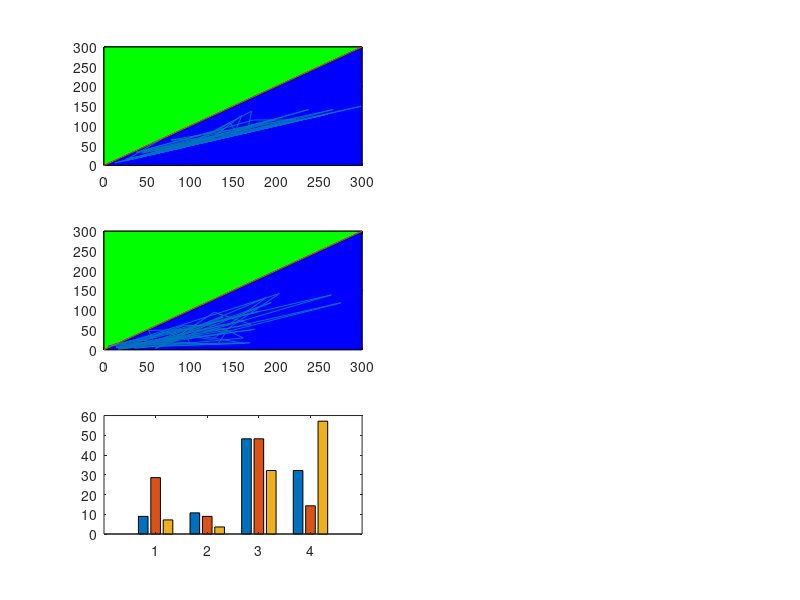

MATLAB code to generate this figure: (Note: this script raises an error after producing the figure.)

clear
clc

load param_ThrePert_SA0SB0_50pc_OR.mat
load param_SameSA0SB0_OR.mat

unp=tri_types(nrr,:);
ind=tri_type_SA0ltSB0;
dir=tri_type_SB0ltSA0;

nr=length(tri_type_SB0ltSA0);

for ii=1:nr

    if tri_type_SA0ltSB0(ii)==1 
        M_state_SA0ltSB0(ii,1)=SNB_SA0ltSB0(ii,3)-SNB_SA0ltSB0(ii,4);
        H_state_SA0ltSB0(ii,1)=SNB_SA0ltSB0(ii,3)-SNB_SA0ltSB0(ii,2);
        Tri_Reg_SA0ltSB0(ii,1)=SNB_SA0ltSB0(ii,1)-SNB_SA0ltSB0(ii,4);
    elseif tri_type_SA0ltSB0(ii)==3
        M_state_SA0ltSB0(ii,1)=SNB_SA0ltSB0(ii,3)-SNB_SA0ltSB0(ii,4);
        H_state_SA0ltSB0(ii,1)=SNB_SA0ltSB0(ii,3)-SNB_SA0ltSB0(ii,2);
        Tri_Reg_SA0ltSB0(ii,1)=SNB_SA0ltSB0(ii,1)-SNB_SA0ltSB0(ii,2);
    elseif tri_type_SA0ltSB0(ii)==2 
        M_state_SA0ltSB0(ii,1)=SNB_SA0ltSB0(ii,1)-SNB_SA0ltSB0(ii,4);
        H_state_SA0ltSB0(ii,1)=SNB_SA0ltSB0(ii,3)-SNB_SA0ltSB0(ii,2);
        Tri_Reg_SA0ltSB0(ii,1)=SNB_SA0ltSB0(ii,3)-SNB_SA0ltSB0(ii,4);
    elseif tri_type_SA0ltSB0(ii)==4 
        M_state_SA0ltSB0(ii,1)=SNB_SA0ltSB0(ii,1)-SNB_SA0ltSB0(ii,4);
        H_state_SA0ltSB0(ii,1)=SNB_SA0ltSB0(ii,3)-SNB_SA0ltSB0(ii,2);
        Tri_Reg_SA0ltSB0(ii,1)=SNB_SA0ltSB0(ii,3)-SNB_SA0ltSB0(ii,2);
    end


    if tri_type_SB0ltSA0(ii)==1 
        M_state_SB0ltSA0(ii,1)=SNB_SB0ltSA0(ii,3)-SNB_SB0ltSA0(ii,4);
        H_state_SB0ltSA0(ii,1)=SNB_SB0ltSA0(ii,3)-SNB_SB0ltSA0(ii,2);
        Tri_Reg_SB0ltSA0(ii,1)=SNB_SB0ltSA0(ii,1)-SNB_SB0ltSA0(ii,4);
    elseif tri_type_SB0ltSA0(ii)==3
        M_state_SB0ltSA0(ii,1)=SNB_SB0ltSA0(ii,3)-SNB_SB0ltSA0(ii,4);
        H_state_SB0ltSA0(ii,1)=SNB_SB0ltSA0(ii,3)-SNB_SB0ltSA0(ii,2);
        Tri_Reg_SB0ltSA0(ii,1)=SNB_SB0ltSA0(ii,1)-SNB_SB0ltSA0(ii,2);
    elseif tri_type_SB0ltSA0(ii)==2
        M_state_SB0ltSA0(ii,1)=SNB_SB0ltSA0(ii,1)-SNB_SB0ltSA0(ii,4);
        H_state_SB0ltSA0(ii,1)=SNB_SB0ltSA0(ii,3)-SNB_SB0ltSA0(ii,2);
        Tri_Reg_SB0ltSA0(ii,1)=SNB_SB0ltSA0(ii,3)-SNB_SB0ltSA0(ii,4);
    elseif tri_type_SB0ltSA0(ii)==4
        M_state_SB0ltSA0(ii,1)=SNB_SB0ltSA0(ii,1)-SNB_SB0ltSA0(ii,4);
        H_state_SB0ltSA0(ii,1)=SNB_SB0ltSA0(ii,3)-SNB_SB0ltSA0(ii,2);
        Tri_Reg_SB0ltSA0(ii,1)=SNB_SB0ltSA0(ii,3)-SNB_SB0ltSA0(ii,2);
    end

end

ind_types=[sum(ind==1),sum(ind==2),sum(ind==3),sum(ind==4)];
ind_pc=ind_types.*100./sum(ind_types);

dir_types=[sum(dir==1),sum(dir==2),sum(dir==3),sum(dir==4)];
dir_pc=dir_types.*100./sum(dir_types);

unp_types=[sum(unp==1),sum(unp==2),sum(unp==3),sum(unp==4)];
unp_pc=unp_types.*100./sum(unp_types);



%%%%%%%%%%%%%%%%%%%%%%%%%%%%%%%%%%%%%%%%%%%%%%%%%%%%%%%%%%%%%%%%%%%%%%%%%%%


% Define the vertices of the triangle
x1 = [0, 300, 300];
y1 = [0, 0, 300];

% Plot the vertices
figure(4)
subplot(3,2,1)
plot(x1, y1, 'k-'); % Plot the lines connecting the vertices

% Fill the area of the triangle
% figure(4)
% subplot(3,3,1)
fill(x1, y1, 'b'); % Fill the triangle with blue color
hold on

% Define the vertices of the triangle
x2 = [0, 0, 300];
y2 = [0, 300, 300];

% Plot the vertices
% figure(4)
% subplot(3,3,1)
plot(x2, y2, 'k-'); % Plot the lines connecting the vertices

% Fill the area of the triangle
% figure(4)
% subplot(3,3,1)
fill(x2, y2, 'g'); % Fill the triangle with blue color
hold on

% figure(4)
% subplot(3,3,1)
plot(SNB_SA0ltSB0(:,1), SNB_SB0ltSA0(:,1))
hold on
plot([0,300],[0,300])

sn1_dir_gt_ind = find(SNB_SB0ltSA0(:,1)>SNB_SA0ltSB0(:,1));
sn1_dir_lt_ind = find(SNB_SB0ltSA0(:,1)<SNB_SA0ltSB0(:,1));
sn1_dir_eq_ind = find(SNB_SB0ltSA0(:,1)==SNB_SA0ltSB0(:,1));
tot_sn1 = length(sn1_dir_gt_ind)+length(sn1_dir_lt_ind)+length(sn1_dir_eq_ind);

sn1_cont=([length(sn1_dir_gt_ind),length(sn1_dir_lt_ind),length(sn1_dir_eq_ind)].*100./tot_sn1)

% Define the vertices of the triangle
x1 = [0, 300, 300];
y1 = [0, 0, 300];

% Plot the vertices
figure(4)
subplot(3,2,3)
plot(x1, y1, 'k-'); % Plot the lines connecting the vertices

% Fill the area of the triangle
% figure(4)
% subplot(2,2,2)
fill(x1, y1, 'b'); % Fill the triangle with blue color
hold on

% Define the vertices of the triangle
x2 = [0, 0, 300];
y2 = [0, 300, 300];

% Plot the vertices
% figure(4)
% subplot(2,2,2)
plot(x2, y2, 'k-'); % Plot the lines connecting the vertices

% Fill the area of the triangle
% figure(4)
% subplot(2,2,2)
fill(x2, y2, 'g'); % Fill the triangle with blue color
hold on

% subplot(2,2,2)
plot(M_state_SA0ltSB0,M_state_SB0ltSA0)
hold on
plot([0,300],[0,300])

m_dir_gt_ind = find(M_state_SB0ltSA0(:,1)>M_state_SA0ltSB0(:,1));
m_dir_lt_ind = find(M_state_SB0ltSA0(:,1)<M_state_SA0ltSB0(:,1));
m_dir_eq_ind = find(M_state_SB0ltSA0(:,1)==M_state_SA0ltSB0(:,1));
tot_m = length(m_dir_gt_ind)+length(m_dir_lt_ind)+length(m_dir_eq_ind);


mstate_cont=([length(m_dir_gt_ind),length(m_dir_lt_ind),length(m_dir_eq_ind)].*100./tot_m)

subplot(3,2,5)
bar([unp_pc;dir_pc;ind_pc]')
% set(gca, 'TickDir', 'out');

text(1:length(unp_pc),unp_pc,num2str(unp_pc'),'vert','bottom','horiz','center','Rotation',90); 

text(1:length(dir_pc),dir_pc,num2str(dir_pc'),'vert','bottom','horiz','center','Rotation',90); 

text(1:length(ind_pc),ind_pc,num2str(ind_pc'),'vert','bottom','horiz','center','Rotation',90); 

set(gca, 'XTickLabel',{'2U2D','1U2D','2U1D','1U1D'})
